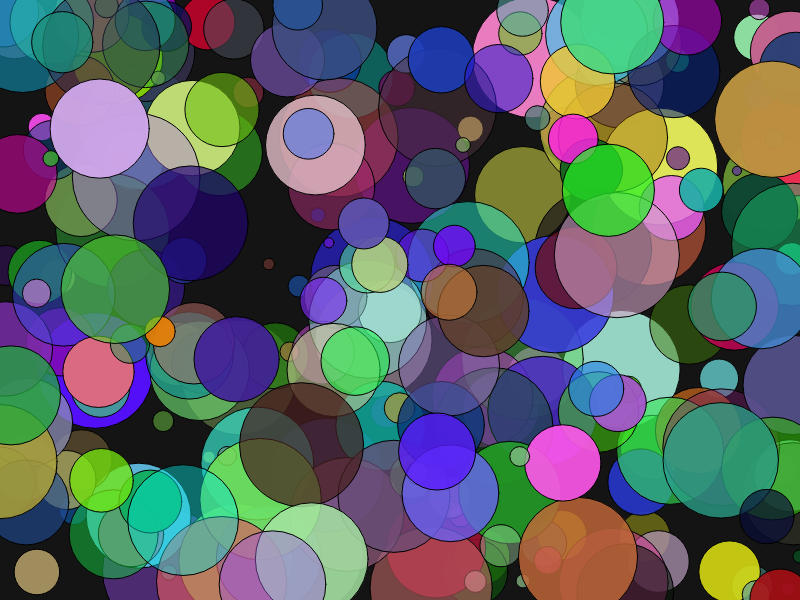
Frame 1 (no input)
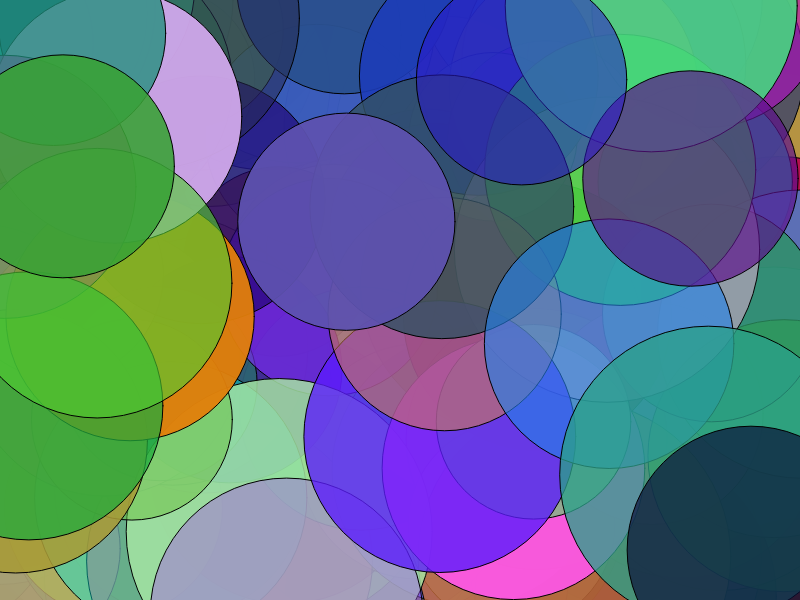
Frame 60 (no input)
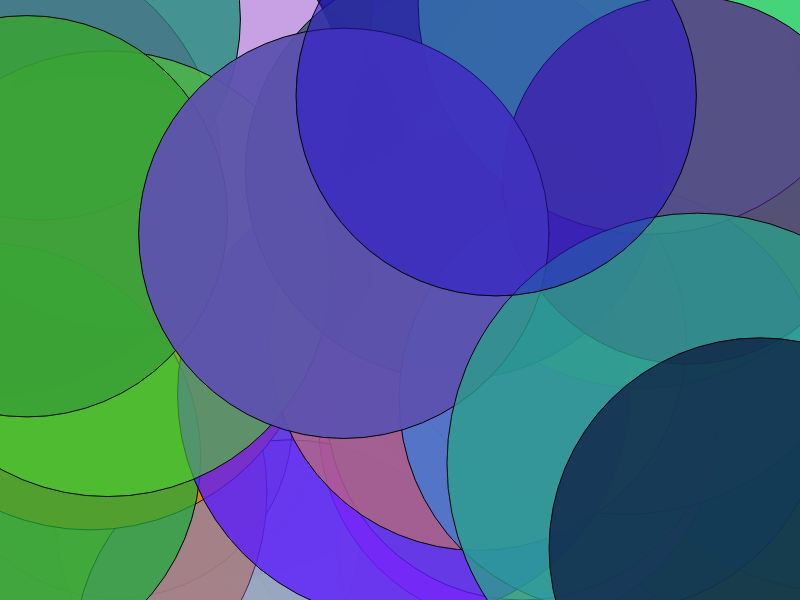
Frame 120 (the mouse pressed at the canvas centre since frame 60)

The p5.js sketch that drew these frames (run headless with seeded random() and noise() and a simulated clock; from frame 60 on, the mouse is pressed at the canvas centre):

// p5.js sketch
// ── sketch.js
// let myBall;
// let myBall2;
let balls = [];
let numBalls = 250;

function setup() {
  createCanvas(800, 600);
  // myBall = new Ball(400, 300, 120, 20);
  // myBall2 = new Ball(200, 300, 70, 40);
  for (let i = 0; i < numBalls; i++) {
    let x = random(width);
    let y = random(height);
    let c = color(random(255), random(255), random(255), random(100, 255));
    let r = random(10, 125);
    balls.push(new Ball(x, y, c, r));
  }
}

function draw() {
  background(20);
  for (let ball of balls) {
    ball.move(random(-5, 5), random(-5, 5));
    ball.changeSize(6);
    ball.show();
  }
}

class Ball {
  constructor(x, y, c, r) {
    this.x = x;
    this.y = y;
    this.c = c;
    this.r = r;
  }

  show() {
    fill(this.c);
    circle(this.x, this.y, this.r);
  }

  move(dx, dy) {
    this.x += dx;
    this.y += dy;
  }

  changeSize(s) {
    this.r += random(-1, 7);
  }
}
